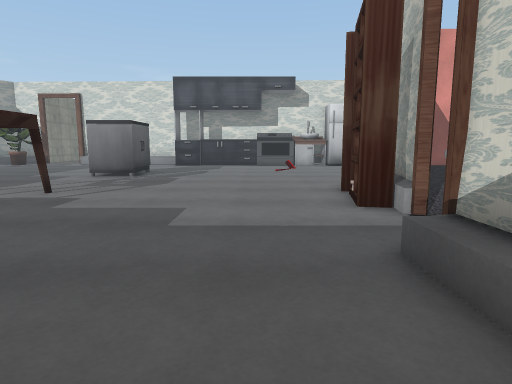
[1] (above)

24 first-person views from a walk through a 3-D level made in the Unity game engine. The camera is 1.2 m above the floor, tilts 8° down and sees 75° across. The floor is counted in squares, 1 m on a side. Each view is taken from the middle of a square. On the plan, view 1 faces up. The plan holds only what a view shows up to about 14 squares ahead; the rest is blank. Some animated figures are left out. Door leaves are left out, so doorways stand open. Some surface patterns are stand-ins.

[2]
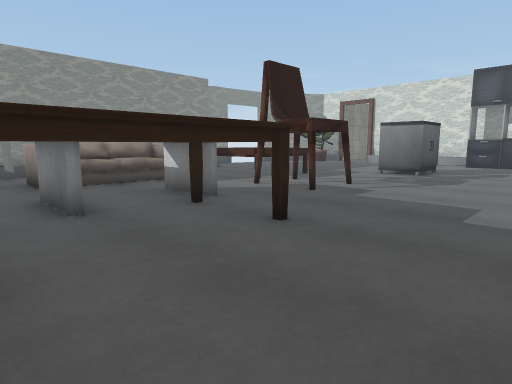

[3]
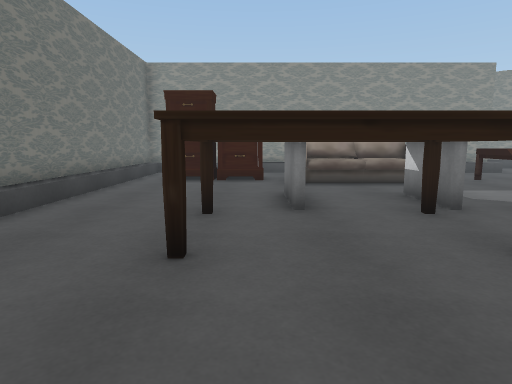

[4]
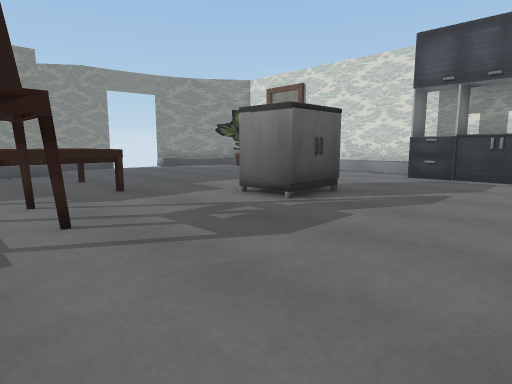

[5]
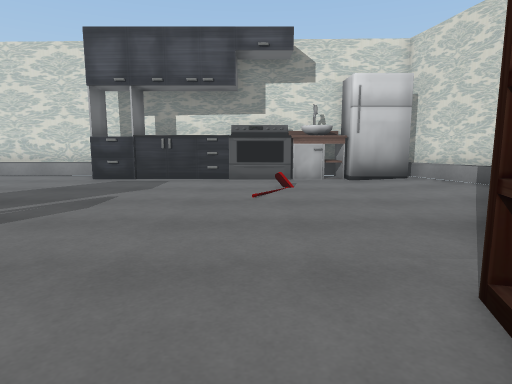

[6]
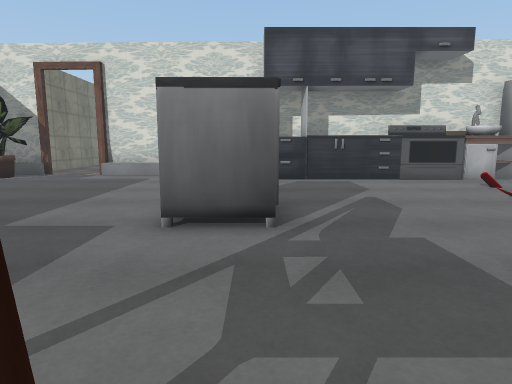

[7]
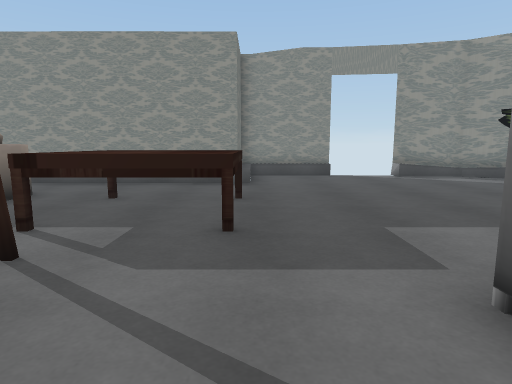

[8]
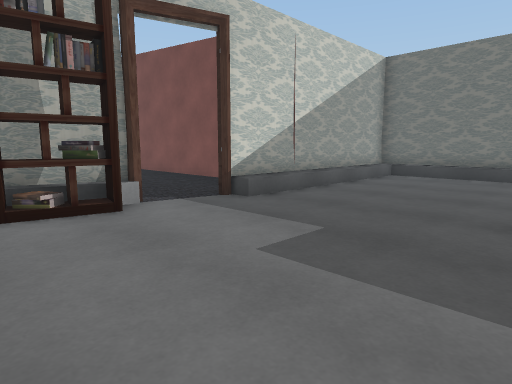

[9]
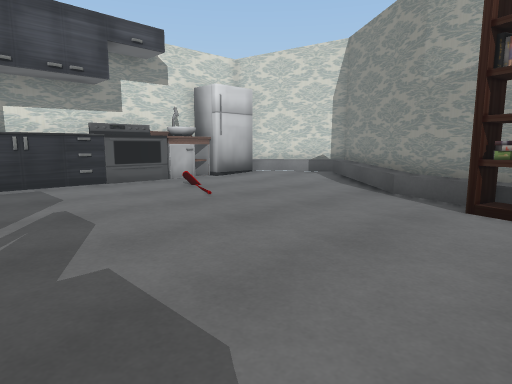

[10]
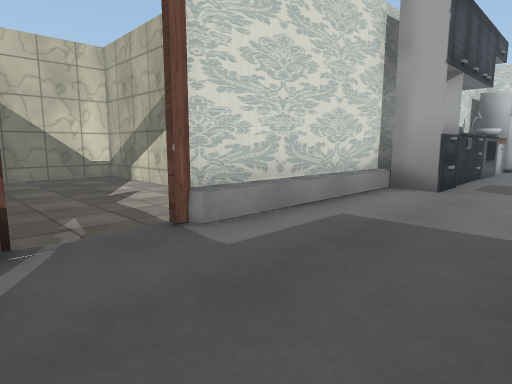

[11]
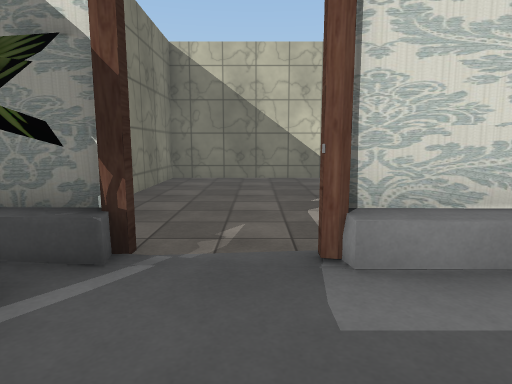

[12]
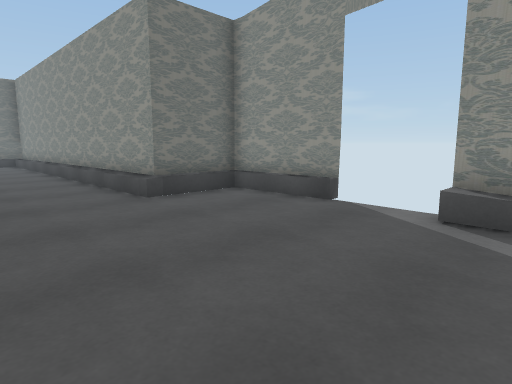

[13]
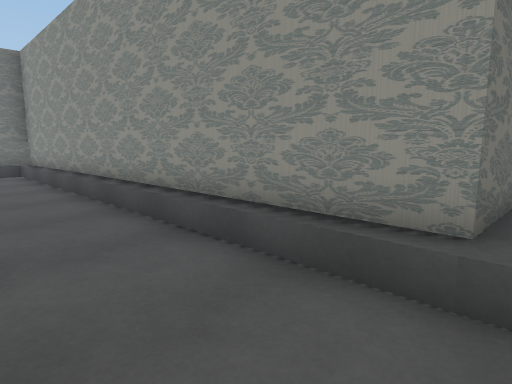

[14]
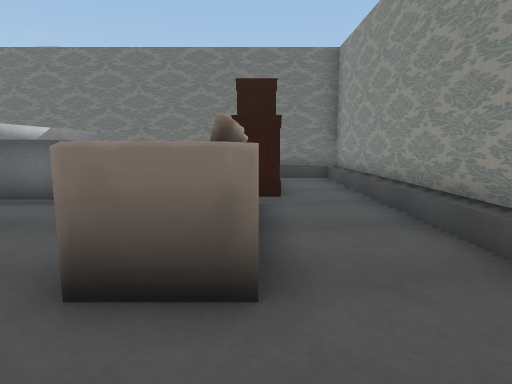

[15]
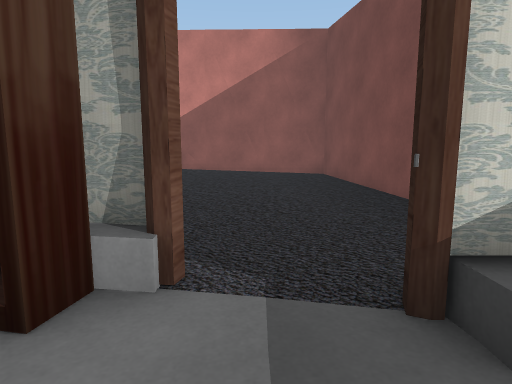

[16]
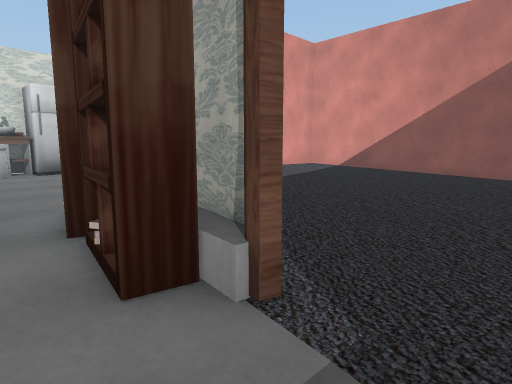

[17]
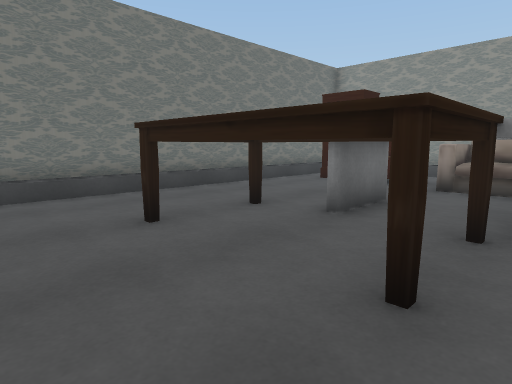

[18]
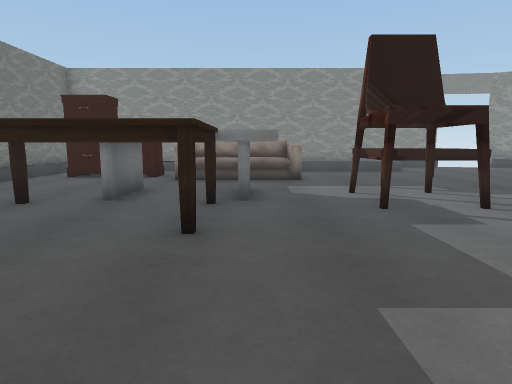

[19]
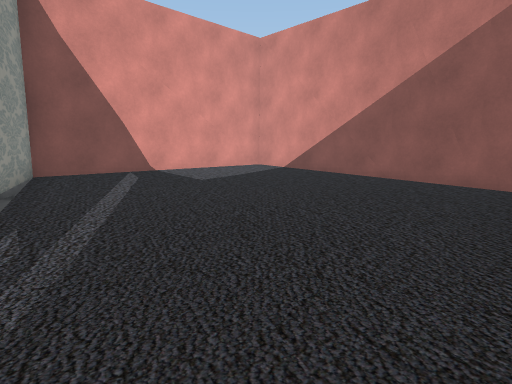

[20]
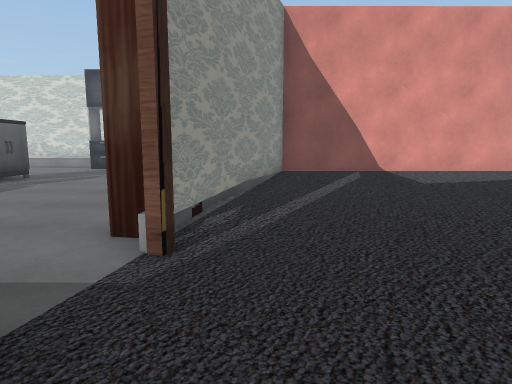

[21]
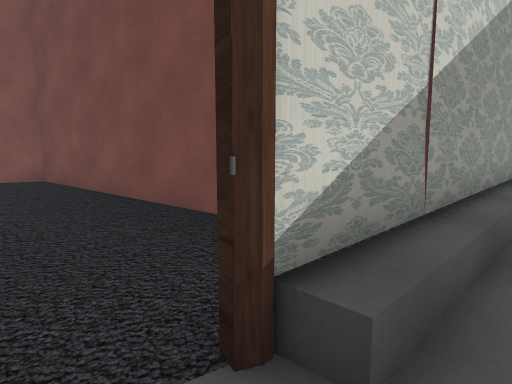

[22]
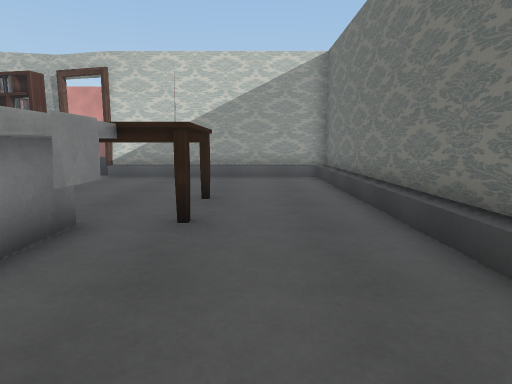

[23]
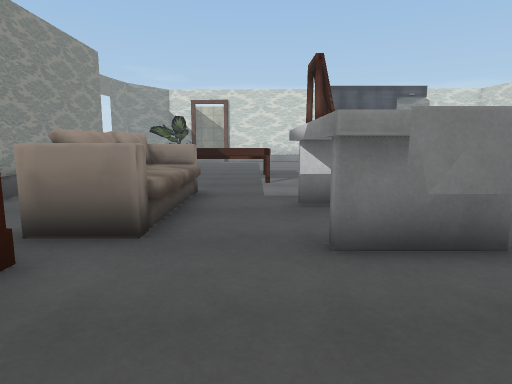

[24]
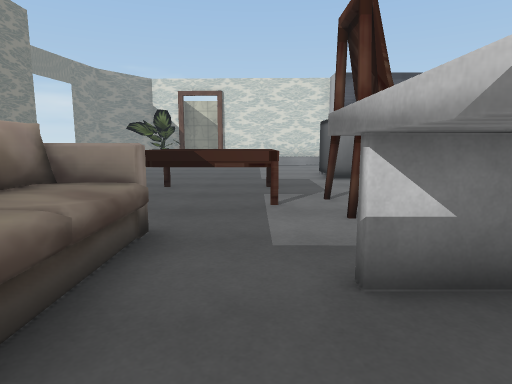

### Floor plan
Key: @ floor where view 1 was taken; # wall or solid block; . main floor; : floor 0.25 m higher than the main floor; + floor 0.5 m higher than the main floor; / step, stairs or slope; D open door; C counter; B bookshelf; H chair; T table; S sofa; I sink; O other object.
Columns run from 18 left of view 1 to 12 right of it. Each row starts with its distance up from view 1.
 31    ########
 30   ##......#
 29   #.......#
 28   #.......#
 27   #.......#
 26    .......
 25    .......
 24     .....
 23     .....
 22   ###DD##########
 21   #OODD///////OOOOOOII##
 20  # OO.........OOOOOOIII ##
 19  #.......................##
 18  #......................./#
 17  #......................./#
 16  ......................../#
 15  ...........CC........../##
 14  ...........CC..........##
 13 #...........CC.........O#
 12 #......................########
 11 #.....................##++++++#
 10 ####...TTT...........B#::::::+#
  9    #...TTT..........BB::::::::#
  8    #...TTT.HH........B::::::::#
  7    #.......HH.......B#..::::::#
  6    #.................#...:::::#
  5    #..SS............DD..::::::#
  4    #..SS..TTT.......DD...:::::#
  3    #..SS..TTTTT.....#....:::::#
  2    #..SS..T   T.....# ..#######
  1    #..SS..TTT T.....## ##
  0    #..O...TTT T...@.+#
 -1    #..O.....TTT.....+#
 -2    #..#.............+#
 -3    #..#.............+#
 -4    #................+#
 -5    ###################

Positions as (right, up) in squares from view 1, and headings:
1: (0, 0), facing up
2: (0, -1), facing up-left
3: (0, 0), facing left
4: (0, 7), facing up-left
5: (1, 8), facing up
6: (-5, 8), facing up
7: (-4, 11), facing left
8: (-4, 9), facing down-right
9: (-4, 9), facing up-right
10: (-14, 17), facing up-right
11: (-12, 18), facing up
12: (-11, 18), facing down-left
13: (-12, 11), facing down-left
14: (-12, 8), facing down
15: (0, 5), facing right
16: (1, 4), facing up-right
17: (-1, 4), facing down-left
18: (1, 4), facing left
19: (3, 3), facing up-right
20: (4, 2), facing up
21: (1, 5), facing down-right
22: (-11, -2), facing right
23: (-9, -3), facing up
24: (-9, 1), facing up
